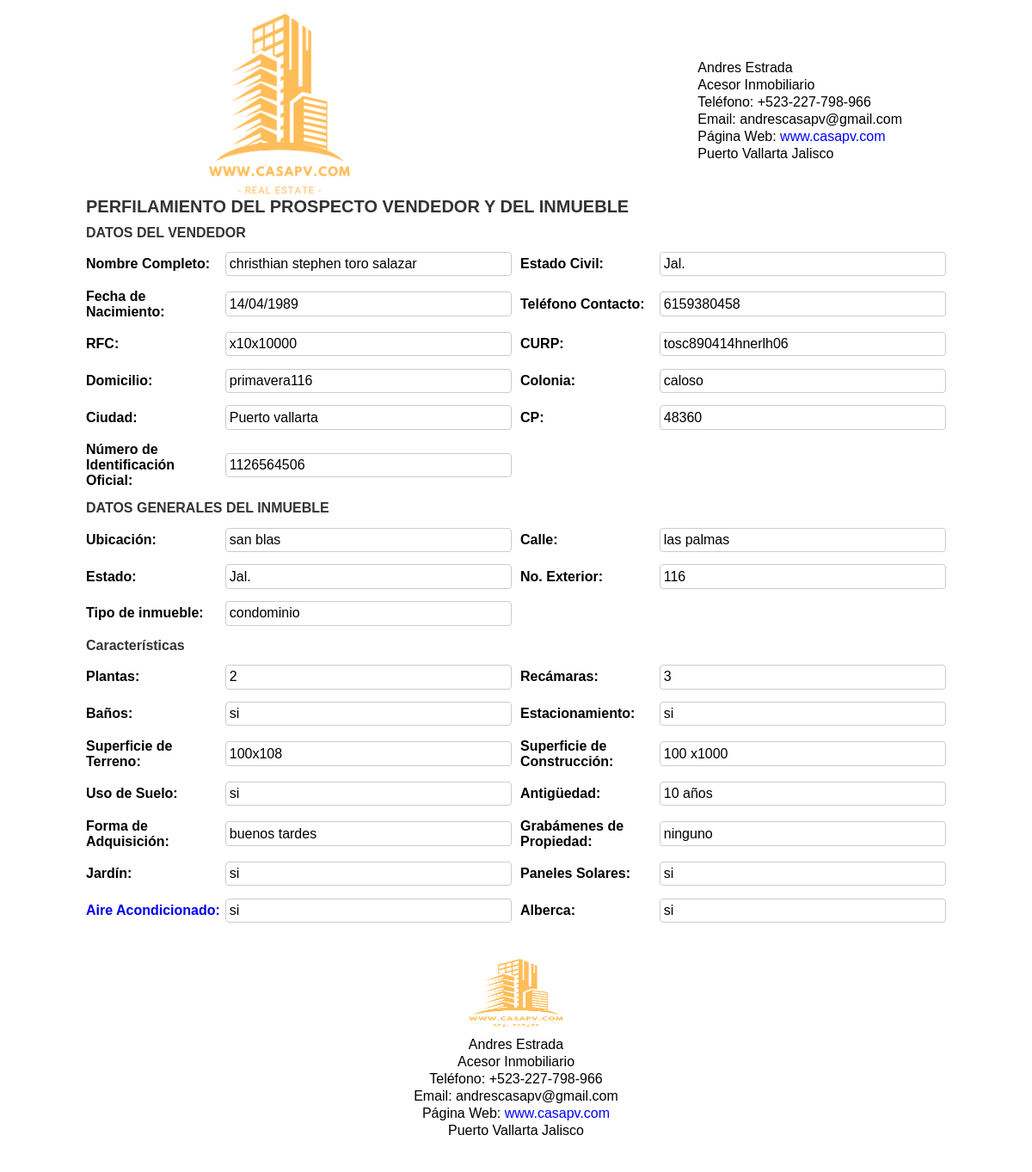
The app's page /perfilamiento_list/ with its own data.
### andresapp/models.py (models this page shows, shortened)
class Perfilamiento(models.Model):
    logo_agente=models.ImageField(upload_to='andresapp/agentes', null=True, blank=True)
    nombre_agente=models.CharField(max_length=255, blank=True, null=True)
    cargo_en_la_agencia=models.CharField(max_length=255, blank=True, null=True)
    telefono_agente=models.CharField(max_length=255, blank=True, null=True)
    email_agente=models.CharField(max_length=255, blank=True, null=True)
    pagina_web=models.CharField(max_length=255, blank=True, null=True)
    ciudad_y_estado=models.CharField(max_length=255, blank=True, null=True)
    nombre_completo = models.CharField(max_length=255)
    fecha_nacimiento = models.CharField(max_length=10)  # Considera usar DateField si es apropiado
    estado_civil = models.CharField(max_length=50)
    domicilio = models.CharField(max_length=255)
    colonia = models.CharField(max_length=100)
    ciudad = models.CharField(max_length=100)
    codigo_postal = models.CharField(max_length=10)
    telefono_contacto = models.CharField(max_length=15)
    rfc = models.CharField(max_length=20)
    curp = models.CharField(max_length=20)
    numero_identificacion_oficial = models.CharField(max_length=50)
    ubicacion = models.CharField(max_length=255)
    calle = models.CharField(max_length=255)
    estado = models.CharField(max_length=100)
    numero_exterior = models.CharField(max_length=10)
    tipo_inmueble = models.CharField(max_length=50)
    num_plantas = models.CharField(max_length=10)
    cocina = models.CharField(max_length=50)
    num_recamaras = models.CharField(max_length=10)
    sala_estar = models.CharField(max_length=50)
    num_banos = models.CharField(max_length=10)
    comedor = models.CharField(max_length=50)
    estacionamiento = models.CharField(max_length=10)
    estudio = models.CharField(max_length=50)
    superficie_terreno = models.CharField(max_length=10)
    superficie_construccion = models.CharField(max_length=10)
    uso_suelo = models.CharField(max_length=50)
    antiguedad = models.CharField(max_length=10)
    forma_adquisicion = models.CharField(max_length=50)
    grabamenes_propiedad = models.CharField(max_length=255)
    jardin = models.CharField(max_length=50)
    paneles_solares = models.CharField(max_length=50)
    aire_acondicionado = models.CharField(max_length=50)
    alberca = models.CharField(max_length=50)

### andresapp/views.py (the view)
# urls.py: path('perfilamiento_list/', views.perfilamiento_list, name='perfilamiento_list'),
def perfilamiento_list(request):
    perfilamientos = Perfilamiento.objects.all()
    return render(request, 'lista_perfilamientos.html', {'perfilamientos': perfilamientos})

### andresapp/templates/lista_perfilamientos.html (shortened to what this page needs)
<!DOCTYPE html>
<html lang="es">
<head>
</head>
<body>
<div class="container">
    <header>
        {% for perfilamiento in perfilamientos %}
        {% if perfilamiento.logo_agente %}
            <img src="{{ perfilamiento.logo_agente.url }}" alt="foto anegte">
        {%endif%}
        <div class="header-text">
            <p>{{perfilamiento.nombre_agente}}</p>
            <p>{{perfilamiento.cargo_en_la_agencia}}</p>
            <p>Teléfono: {{perfilamiento.telefono_agente}}</p>
            <p>Email: {{perfilamiento.email_agente}}</p>
            <p>Página Web: <a style="color:blue;" href="http://{{perfilamiento.pagina_web}}">{{perfilamiento.pagina_web}}</a></p>
            <p>{{perfilamiento.ciudad_y_estado}}</p>
        </div>
    </header>
    <main>
        <h1>PERFILAMIENTO DEL PROSPECTO VENDEDOR Y DEL INMUEBLE</h1>
        <h2>DATOS DEL VENDEDOR</h2>
        <div class="grid-container">
            <div class="data-row">
                <div class="data-label">Nombre Completo:</div>
                <div class="data-value">{{ perfilamiento.nombre_completo }}</div>
            </div>
            <div class="data-row">
                <div class="data-label">Estado Civil:</div>
                <div class="data-value">{{ perfilamiento.estado_civil }}</div>
            </div>
            <div class="data-row">
                <div class="data-label">Fecha de Nacimiento:</div>
                <div class="data-value">{{ perfilamiento.fecha_nacimiento }}</div>
            </div>
            <div class="data-row">
                <div class="data-label">Teléfono Contacto:</div>
                <div class="data-value">{{ perfilamiento.telefono_contacto }}</div>
            </div>
            <div class="data-row">
                <div class="data-label">RFC:</div>
                <div class="data-value">{{ perfilamiento.rfc }}</div>
            </div>
            <div class="data-row">
                <div class="data-label">CURP:</div>
                <div class="data-value">{{ perfilamiento.curp }}</div>
            </div>
            <div class="data-row">
                <div class="data-label">Domicilio:</div>
                <div class="data-value">{{ perfilamiento.domicilio }}</div>
            </div>
            <div class="data-row">
                <div class="data-label">Colonia:</div>
                <div class="data-value">{{ perfilamiento.colonia }}</div>
            </div>
            <div class="data-row">
                <div class="data-label">Ciudad:</div>
                <div class="data-value">{{ perfilamiento.ciudad }}</div>
            </div>
            <div class="data-row">
                <div class="data-label">CP:</div>
                <div class="data-value">{{ perfilamiento.codigo_postal }}</div>
            </div>
            <div class="data-row">
                <div class="data-label">Número de Identificación Oficial:</div>
                <div class="data-value">{{ perfilamiento.numero_identificacion_oficial }}</div>
            </div>
        </div>
        <h2>DATOS GENERALES DEL INMUEBLE</h2>
        <div class="grid-container">
            <div class="data-row">
                <div class="data-label">Ubicación:</div>
                <div class="data-value">{{ perfilamiento.ubicacion }}</div>
            </div>
            <div class="data-row">
                <div class="data-label">Calle:</div>
                <div class="data-value">{{ perfilamiento.calle }}</div>
            </div>
            <div class="data-row">
                <div class="data-label">Estado:</div>
                <div class="data-value">{{ perfilamiento.estado }}</div>
            </div>
            <div class="data-row">
                <div class="data-label">No. Exterior:</div>
                <div class="data-value">{{ perfilamiento.numero_exterior }}</div>
            </div>
            <div class="data-row">
                <div class="data-label">Tipo de inmueble:</div>
                <div class="data-value">{{ perfilamiento.tipo_inmueble }}</div>
            </div>
        </div>
        <h2>Características</h2>
        <div class="grid-container">
            <div class="data-row">
                <div class="data-label">Plantas:</div>
                <div class="data-value">{{ perfilamiento.num_plantas }}</div>
            </div>
            <div class="data-row">
                <div class="data-label">Recámaras:</div>
                <div class="data-value">{{ perfilamiento.num_recamaras }}</div>
            </div>
            <div class="data-row">
                <div class="data-label">Baños:</div>
                <div class="data-value">{{ perfilamiento.num_banos }}</div>
            </div>
            <div class="data-row">
                <div class="data-label">Estacionamiento:</div>
                <div class="data-value">{{ perfilamiento.estacionamiento }}</div>
            </div>
            <div class="data-row">
                <div class="data-label">Superficie de Terreno:</div>
                <div class="data-value">{{ perfilamiento.superficie_terreno }}</div>
            </div>
            <div class="data-row">
                <div class="data-label">Superficie de Construcción:</div>
                <div class="data-value">{{ perfilamiento.superficie_construccion }}</div>
            </div>
            <div class="data-row">
                <div class="data-label">Uso de Suelo:</div>
                <div class="data-value">{{ perfilamiento.uso_suelo }}</div>
            </div>
            <div class="data-row">
                <div class="data-label">Antigüedad:</div>
                <div class="data-value">{{ perfilamiento.antiguedad }}</div>
            </div>
            <div class="data-row">
                <div class="data-label">Forma de Adquisición:</div>
                <div class="data-value">{{ perfilamiento.forma_adquisicion }}</div>
            </div>
            <div class="data-row">
                <div class="data-label">Grabámenes de Propiedad:</div>
                <div class="data-value">{{ perfilamiento.grabamenes_propiedad }}</div>
            </div>
            <div class="data-row">
                <div class="data-label">Jardín:</div>
                <div class="data-value">{{ perfilamiento.jardin }}</div>
            </div>
            <div class="data-row">
                <div class="data-label">Paneles Solares:</div>
                <div class="data-value">{{ perfilamiento.paneles_solares }}</div>
            </div>
            <div class="data-row">
                <div class="data-label"><a href="{% url 'editar_perfilamiento' perfilamiento.pk %}">Aire Acondicionado:</a></div>
                <div class="data-value">{{ perfilamiento.aire_acondicionado }}</div>
            </div>
            <div class="data-row">
                <div class="data-label">Alberca:</div>
                <div class="data-value">{{ perfilamiento.alberca }}</div>
            </div>
        </div>
    </main>
    <footer>
        <img src="/static/images/logo_agente.png" alt="Logo" >
        <div class="footer-overlay">
            <p>{{perfilamiento.nombre_agente}}</p>
            <p>{{perfilamiento.cargo_en_la_agencia}}</p>
            <p>Teléfono: {{perfilamiento.telefono_agente}}</p>
            <p>Email: {{perfilamiento.email_agente}}</p>
            <p>Página Web: <a style="color:blue;" href="http://{{perfilamiento.pagina_web}}">{{perfilamiento.pagina_web}}</a></p>
            <p>{{perfilamiento.ciudad_y_estado}}</p>
            {% endfor %}
        </div>
    </footer>
</div>
</body>
</html>

### andresapp/templates/lista_perfilamientos.html (style rules this page uses)
* { background-color: white; }
body { font-family: Arial, sans-serif; margin: 0; padding: 20px; background-color: white; }
.container { width: 1000px; margin: auto; padding: 20px; }
header { display: flex; height: 178.5px; justify-content: space-between; align-items: center; margin-bottom: 10px; }
header img { width: 45%; }
.header-text { margin-right: 51px; }
.header-text p { margin: 2px 0; }
h1, h2 { color: #333; font-family: Verdana, sans-serif; }
h1 { font-size: 20px; margin: auto; }
h2 { font-size: 16px; margin-top: 10px; }
.data-row { display: flex; align-items: center; margin-bottom: 4.25px; }
a { text-decoration:none; }
.data-label { flex: 1; font-weight: bold; }
.data-value { flex: 2; border: 1px solid #ccc; padding: 4.25px; border-radius: 4px; }
.grid-container { display: grid; grid-template-columns: repeat(2, 1fr); gap: 10px; margin-bottom: 10px; }
footer { position: relative; text-align: center; height: 178.5px; margin-top:80px; font-family: Verdana, sans-serif; }
footer img { width:300px; height:170px; margin-top:-84px; }
.footer-overlay { position: absolute; bottom: 0; left: 50%; transform: translateX(-50%); padding: 10px; width: 90%; text-align: center; }
.footer-overlay p { margin: 2px 0; }

### records on screen
Perfilamiento: logo_agente (picture), nombre_agente "Andres Estrada", cargo_en_la_agencia "Acesor Inmobiliario", telefono_agente "+523-227-798-966", email_agente "andrescasapv@gmail.com", pagina_web "www.casapv.com", ciudad_y_estado "Puerto Vallarta Jalisco", nombre_completo "christhian stephen toro salazar", estado_civil "Jal.", fecha_nacimiento "14/04/1989", telefono_contacto "6159380458", rfc "x10x10000", curp "tosc890414hnerlh06", domicilio "primavera116", colonia "caloso", ciudad "Puerto vallarta", codigo_postal "48360", numero_identificacion_oficial "1126564506", ubicacion "san blas", calle "las palmas", estado "Jal.", numero_exterior "116", tipo_inmueble "condominio", num_plantas "2", num_recamaras "3", num_banos "si", estacionamiento "si", superficie_terreno "100x108", superficie_construccion "100 x1000", uso_suelo "si", antiguedad "10 años", forma_adquisicion "buenos tardes", grabamenes_propiedad "ninguno", jardin "si", paneles_solares "si", aire_acondicionado "si", alberca "si"
